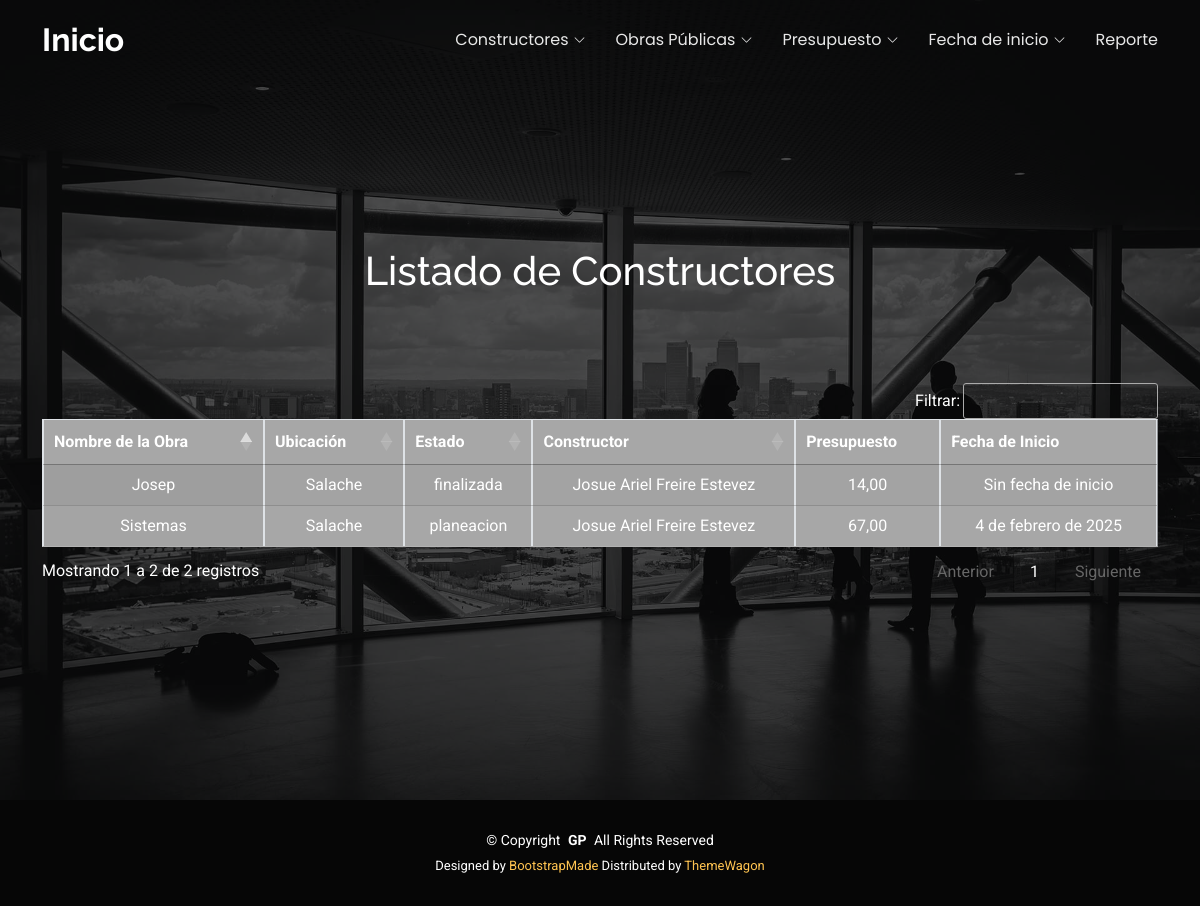
Page /listado-completo/ on the committed database.
### Aplicaciones/obras/models.py (models this page shows, shortened)
class ObraPublica(models.Model):
    ESTADO_OPCIONES = (
        ('planeacion', 'Planeación'),
        ('en_proceso', 'En Proceso'),
        ('finalizada', 'Finalizada'),
        ('cancelada', 'Cancelada'),
    )
    id = models.AutoField(primary_key=True)
    nombre = models.CharField(max_length=200)
    ubicacion = models.CharField(max_length=200, blank=True, null=True)
    descripcion = models.TextField(blank=True, null=True)
    estado = models.CharField(max_length=50, choices=ESTADO_OPCIONES, default='planeacion')
    constructor = models.ForeignKey(Constructor, on_delete=models.CASCADE, null=True, related_name="obras")

class Presupuesto(models.Model):
    id = models.AutoField(primary_key=True)
    obra = models.ForeignKey(ObraPublica, on_delete=models.CASCADE, related_name="presupuestos")
    presupuesto = models.DecimalField(max_digits=12, decimal_places=2, verbose_name="Monto Aprobado")

class FechaInicio(models.Model):
    id = models.AutoField(primary_key=True)
    obra = models.ForeignKey(ObraPublica, on_delete=models.CASCADE, related_name="fechas_inicio")
    fecha_inicio = models.DateField()

### Aplicaciones/obras/views.py (the view)
# urls.py: path('listado-completo/', views.listadoCompleto, name='listadoCompleto'),
def listadoCompleto(request):
    obras = ObraPublica.objects.all()
    datos_combinados = []
    for obra in obras:
        constructor = obra.constructor
        presupuesto = Presupuesto.objects.filter(obra=obra).first()
        fecha_inicio = FechaInicio.objects.filter(obra=obra).first()
        datos_obra = {
            'id': obra.id,  # Asegúrate de incluir el id
            'nombre_obra': obra.nombre,
            'ubicacion': obra.ubicacion,
            'estado': obra.estado,
            'constructor_nombre': f"{constructor.nombre} {constructor.apellido}" if constructor else "Sin constructor",
            'presupuesto': presupuesto.presupuesto if presupuesto else "Sin presupuesto",
            'fecha_inicio': fecha_inicio.fecha_inicio if fecha_inicio else "Sin fecha de inicio",
        }
        datos_combinados.append(datos_obra)
    return render(request, 'listadoCompleto.html', {'datos_combinados': datos_combinados})

### Aplicaciones/obras/templates/listadoCompleto.html (shortened to what this page needs)
{% extends "./plantilla.html" %}
{% block contenido %}
{% load static %}
<main class="main">
    <section id="hero" class="hero section dark-background">
      <img src="{% static 'plantilla/assets/img/hero-bg.jpg' %}" alt="" data-aos="fade-in">
      <div class="container">
        <h1 class="text-center mb-3">Listado de Constructores</h1>
        <br><br><br>
        <table border="1" class="table table-bordered table-striped table-hover justify-content text-center display" id="tbl_reportes">
            <thead class="thead-dark">
                <tr>
                    <th>Nombre de la Obra</th>
                    <th>Ubicación</th>
                    <th>Estado</th>
                    <th>Constructor</th>
                    <th>Presupuesto</th>
                    <th>Fecha de Inicio</th>
                </tr>
            </thead>
            <tbody>
                {% for datos in datos_combinados %}
                    <tr>
                        <td>{{ datos.nombre_obra }}</td>
                        <td>{{ datos.ubicacion }}</td>
                        <td>{{ datos.estado }}</td>
                        <td>{{ datos.constructor_nombre }}</td>
                        <td>{{ datos.presupuesto }}</td>
                        <td>{{ datos.fecha_inicio }}</td>
                    </tr>
                {% endfor %}
            </tbody>
        </table>
      </div>
    </section>
{% endblock %}

### ObrasPublicas/static/plantilla/assets/css/main.css (style rules this page uses)
:root { --default-font: "Roboto", system-ui, -apple-system, "Segoe UI", Roboto, "Helvetica Neue", Arial, "Noto Sans", "Liberation Sans", sans-serif, "Apple Color Emoji", "Segoe UI Emoji", "Segoe UI Symbol", "Noto Color Emoji"; --heading-font: "Raleway", sans-serif; --nav-font: "Poppins", sans-serif; }
:root { --background-color: #ffffff; --default-color: #444444; --heading-color: #151515; --accent-color: #ffc451; --surface-color: #ffffff; --contrast-color: #312f2f; }
:root { --nav-color: rgba(255, 255, 255, 0.905); --nav-hover-color: #ffc451; --nav-mobile-background-color: #ffffff; --nav-dropdown-background-color: #ffffff; --nav-dropdown-color: #212529; --nav-dropdown-hover-color: #ffc451; }
.dark-background { --background-color: #060606; --default-color: #ffffff; --heading-color: #ffffff; --surface-color: #252525; --contrast-color: #2a2727; }
:root { scroll-behavior: smooth; }
body { color: var(--default-color); background-color: var(--background-color); font-family: var(--default-font); }
h1, h2, h3, h4, h5, h6 { color: var(--heading-color); font-family: var(--heading-font); }
section, .section { color: var(--default-color); background-color: var(--background-color); padding: 60px 0; scroll-margin-top: 80px; overflow: clip; }
.hero { width: 100%; min-height: 100vh; position: relative; padding: 120px 0 80px 0; display: flex; align-items: center; justify-content: center; }
.hero img { position: absolute; inset: 0; display: block; width: 100%; height: 100%; object-fit: cover; z-index: 1; }
.hero:before { content: ""; background: color-mix(in srgb, var(--background-color), transparent 30%); position: absolute; inset: 0; z-index: 2; }
.hero .container { position: relative; z-index: 3; }

### Aplicaciones/obras/templates/listadoCompleto.html (style rules this page uses)
#tbl_reportes { background-color: rgb(255, 255, 255); }
#tbl_reportes th, #tbl_reportes td { background-color: rgba(158, 158, 158, 0.9); }
#tbl_reportes th, #tbl_reportes td { color: white; }

### rows in the picture
ObraPublica: nombre_obra "Josep", ubicacion "Salache", estado "finalizada"
Presupuesto: presupuesto "14,00"
ObraPublica: nombre_obra "Sistemas", ubicacion "Salache", estado "planeacion"
Presupuesto: presupuesto "67,00"
FechaInicio: fecha_inicio "4 de febrero de 2025"

### other values in the picture
{{ datos.constructor_nombre }} "Josue Ariel Freire Estevez" "Josue Ariel Freire Estevez"
{{ datos.fecha_inicio }} "Sin fecha de inicio"
